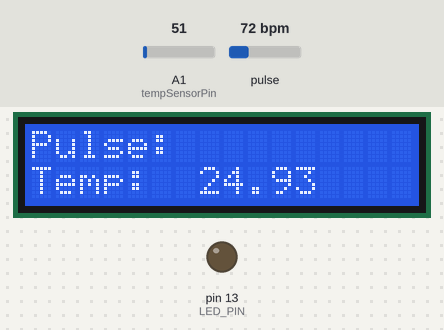
This sketch was run on a simulated Arduino Uno, built with avr-gcc and run on an emulated ATmega328P. Parts: 16×2 character LCD, output pins drawn as LEDs (lit = HIGH). The test bench sets the inputs (shaded band); at power-on: pulse 72 bpm, A1 (tempSensorPin) = 51. What the sketch prints to the serial monitor is not drawn.

Above: at 1.2 s.
1.3 s: pulse set to 42 bpm
At 5.5 s:
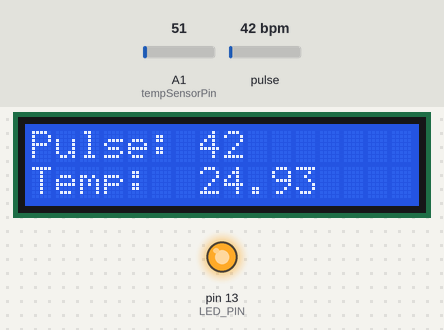
6.3 s: A1 (tempSensorPin) set to 61
At 10.2 s:
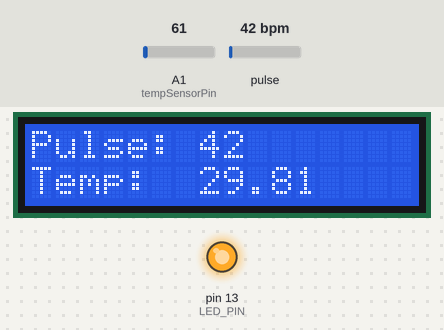
10.5 s: pulse set to 70 bpm
At 14.4 s:
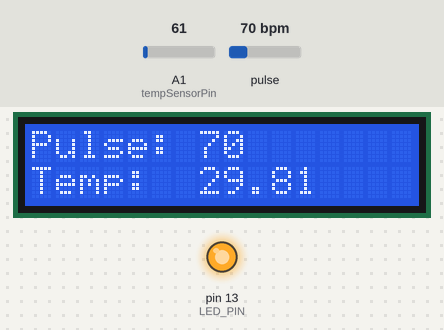
15.5 s: A1 (tempSensorPin) set to 71
At 19.1 s:
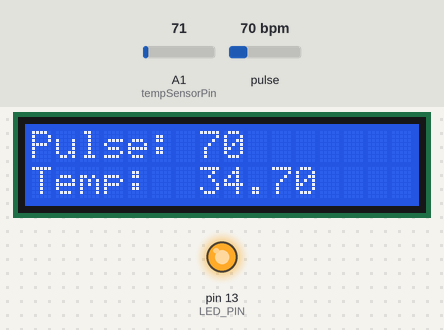
19.6 s: pulse set to 100 bpm
At 24.3 s:
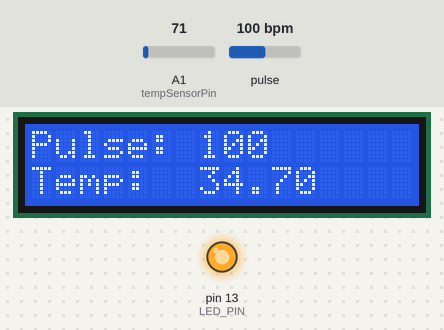
24.6 s: A1 (tempSensorPin) set to 86
At 28.0 s:
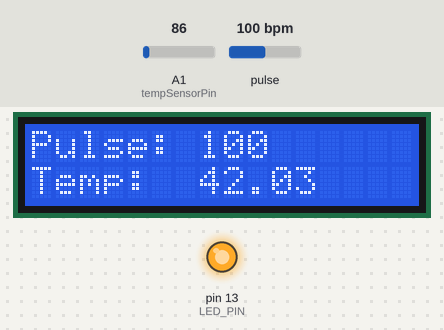
Timing chart, 0 to 29.5 s (numbered marks = the images above; inputs shaded):
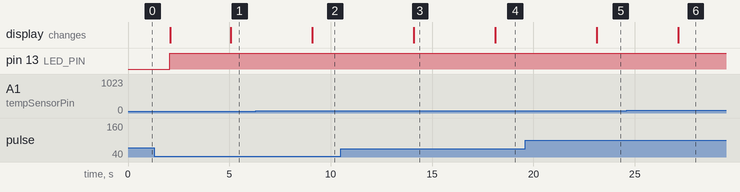

The sketch:

temp_pulse_sensor.ino
```cpp
// Include necessary libraries
#define USE_ARDUINO_INTERRUPTS true
#define TEMP_MAX 50
#define tempSensorPin A1
#include <PulseSensorPlayground.h>
#include <LiquidCrystal.h>
const int rs =12, en = 11, d4 = 5, d5 = 4, d6 = 3, d7 = 2;
LiquidCrystal lcd(rs, en, d4, d5, d6, d7); // LCD pins

// Constants
const int PULSE_SENSOR_PIN = 0;  // Analog PIN where the PulseSensor is connected
const int LED_PIN = 13;          // On-board LED PIN
const int THRESHOLD = 550;       // Threshold for detecting a heartbeat

// Create PulseSensorPlayground object
PulseSensorPlayground pulseSensor;

void setup()
{
  // Initialize Serial Monitor
  lcd.begin(16, 2);
  lcd.print("Pulse: ");
  lcd.setCursor(0, 1);
  lcd.print("Temp: ");
  Serial.begin(9600);

  // Configure PulseSensor
  pulseSensor.analogInput(PULSE_SENSOR_PIN);
  pulseSensor.blinkOnPulse(LED_PIN);
  pulseSensor.setThreshold(THRESHOLD);

  // Check if PulseSensor is initialized
  if (pulseSensor.begin())
  {
    Serial.println("PulseSensor object created successfully!");
  }
}

void loop()
{
  int totalTempReading = 0;
  for(int i =0;i<TEMP_MAX;i++){
    totalTempReading += analogRead(tempSensorPin);
  }
  int averageTempValue = totalTempReading/TEMP_MAX;
  float tempValue = averageTempValue * (5/1023.0);
  float tempC = tempValue*100;
  // Get the current Beats Per Minute (BPM)
  int currentBPM = pulseSensor.getBeatsPerMinute();

  // Check if a heartbeat is detected
  lcd.setCursor(7,1);
   lcd.print(tempC);
   delay(2000);
  int detectPulse = pulseSensor.sawStartOfBeat()?1:0;
  if (detectPulse){
    Serial.println("♥ A HeartBeat Happened!");
    Serial.print("BPM: ");
    Serial.println(currentBPM);
    //lcd.clear();
    lcd.setCursor(7, 0);
    lcd.print(currentBPM);
    delay(1000);
  }
  else{
    lcd.setCursor(7,0);
    lcd.print("0  ");
  }


}
```

Measured:
- after the input at 1.3 s, the display: first differs from a run without the input after 3.8 s (image 1)
- after the input at 6.3 s, the display: changes after 2.8 s (image 2)
- after the input at 10.5 s, the display: changes after 3.6 s (image 3)
- after the input at 15.5 s, the display: changes after 2.6 s (image 4)
- after the input at 19.6 s, the display: changes after 3.5 s (image 5)
- after the input at 24.6 s, the display: changes after 2.5 s (image 6)
